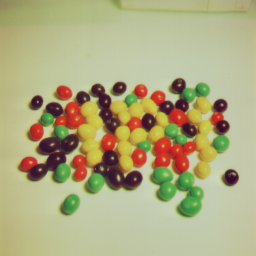
#> input picture DIP/DIP_Lab_406/images/4.1.08.tiff, 256 x 256 px, found by its file name
$ python lab_exp_08_COLOR_PROCESSING_pseudocoloring.py
#> lines starting #> are read from the running program, lines starting #| are printed output that depends on the picture
import cv2
import numpy as np
import matplotlib.pyplot as plt

# Step 1: Load grayscale image using OpenCV
image_path = '/Users/abdullahnazmus-sakib/Desktop/4_1_All_Resource/DIP/DIP_Lab_406/images/4.1.08.tiff'

image = cv2.imread(image_path, cv2.IMREAD_GRAYSCALE)
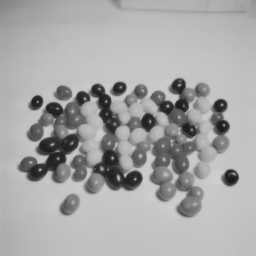
#> image: shape (256, 256); min 24, max 208, mean 167.2
if image is None:
    raise FileNotFoundError("Image not found. Replace with your own grayscale image.")

# Step 2: Normalize to [0, 255] and convert to uint8
gray_image = cv2.normalize(image.astype(np.float32), None, 0, 255, cv2.NORM_MINMAX).astype(np.uint8)
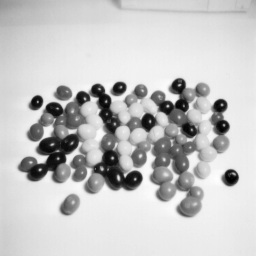
#> gray_image: shape (256, 256); min 0, max 255, mean 198

# Step 3: Apply pseudo coloring using OpenCV's colormap
# Options include: COLORMAP_JET, COLORMAP_HOT, COLORMAP_VIRIDIS, etc.
pseudo_colored = cv2.applyColorMap(gray_image, cv2.COLORMAP_JET)
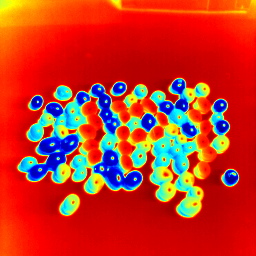
#> pseudo_colored: shape (256, 256, 3); mean B, G, R 36.3, 53.1, 193.5
pseudo_colored_rgb = cv2.cvtColor(pseudo_colored, cv2.COLOR_BGR2RGB)

# Step 4: Display results using matplotlib
fig, axes = plt.subplots(1, 2, figsize=(10, 5))
axes[0].imshow(gray_image, cmap='gray')
axes[0].set_title('Original Grayscale')
axes[0].axis('off')

axes[1].imshow(pseudo_colored_rgb)
axes[1].set_title('Pseudo Colored (Jet)')
axes[1].axis('off')

plt.tight_layout()
plt.show()
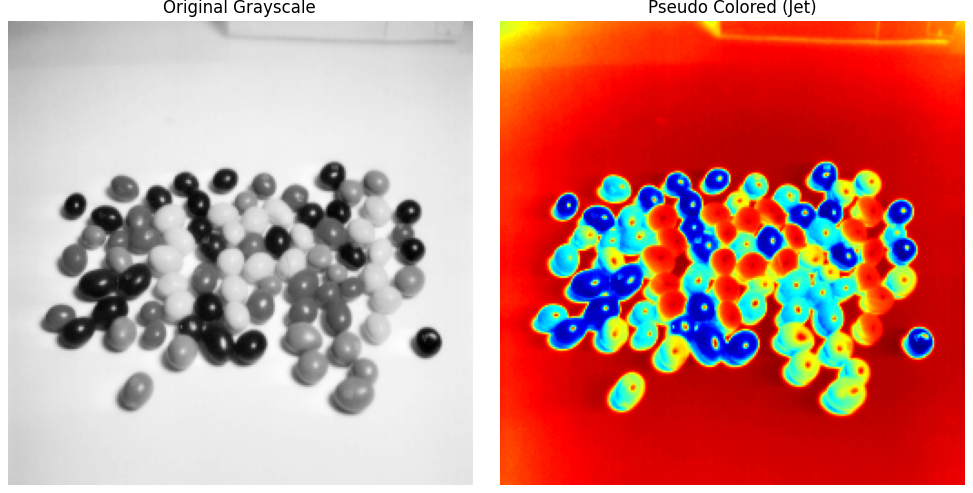
#> figure drawn by matplotlib, 2 panels

$ run again, with DIP/DIP_Lab_406/images/4.1.03.tiff copied over DIP/DIP_Lab_406/images/4.1.08.tiff
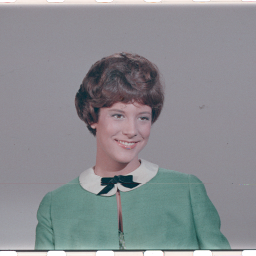
#> input picture DIP/DIP_Lab_406/images/4.1.03.tiff, 256 x 256 px, found by its file name
#> `pseudo_colored = cv2.applyColorMap(gray_image, cv2.COLORMAP_JET)`:
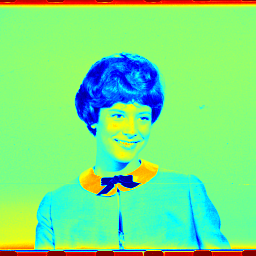
#> pseudo_colored: shape (256, 256, 3); mean B, G, R 132.3, 230, 120.6
#> `plt.show()`:
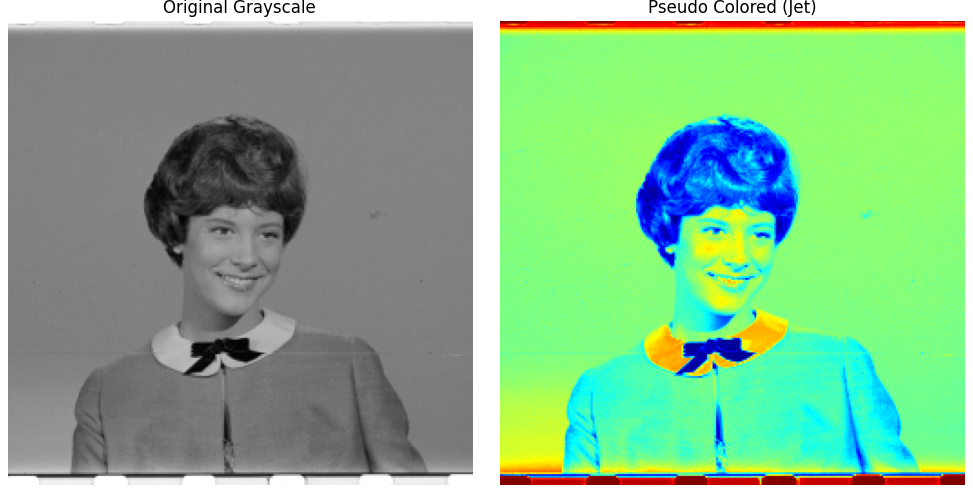
#> figure drawn by matplotlib, 2 panels
